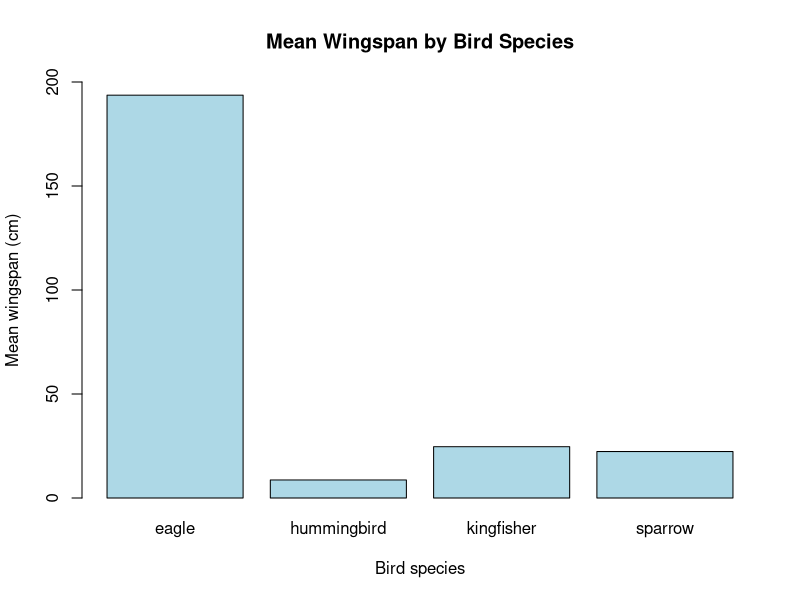

R code for this plot:
## Exercise: Mean wingspan (cm) of four bird species
## Author: Norali Diaz
## Date: 29/12/2025
## Objective: Create a barplot of the mean wingspan for each species

# Set Work Directory ----
#setwd()

# Install packages ----
#install.packages("dplyr")

# Load library ----
library(dplyr)

# Import data ----
w <- read.csv("Wingspan.csv")

# Check data structure ----
str(w)
summary(w)

# Convert species to factor ----
w$bird_sp <- as.factor(w$bird_sp)

# Calculate mean wingspan per species ----
mean_wingspan <- w %>%
        group_by(bird_sp) %>%
        summarise(mean_wingspan = mean(wingspan))

# Create barplot ----
barplot(mean_wingspan$mean_wingspan,
        names.arg = mean_wingspan$bird_sp,
        col = "lightblue",
        main = "Mean Wingspan by Bird Species",
        xlab = "Bird species",
        ylab = "Mean wingspan (cm)",
        ylim = c(0, 200))
